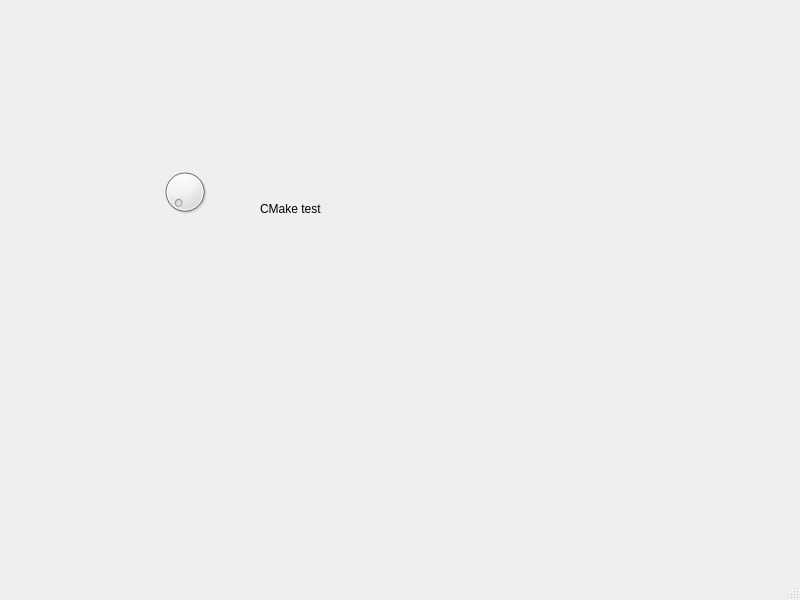
<?xml version="1.0" encoding="UTF-8"?>
<ui version="4.0">
 <class>MainWindow</class>
 <widget class="QMainWindow" name="MainWindow">
  <property name="geometry">
   <rect>
    <x>0</x>
    <y>0</y>
    <width>800</width>
    <height>600</height>
   </rect>
  </property>
  <property name="windowTitle">
   <string>MainWindow</string>
  </property>
  <widget class="QWidget" name="centralwidget">
   <widget class="QDial" name="dial">
    <property name="geometry">
     <rect>
      <x>160</x>
      <y>160</y>
      <width>50</width>
      <height>64</height>
     </rect>
    </property>
   </widget>
   <widget class="QLabel" name="label">
    <property name="geometry">
     <rect>
      <x>260</x>
      <y>200</y>
      <width>91</width>
      <height>17</height>
     </rect>
    </property>
    <property name="text">
     <string>CMake test</string>
    </property>
   </widget>
  </widget>
  <widget class="QMenuBar" name="menubar">
   <property name="geometry">
    <rect>
     <x>0</x>
     <y>0</y>
     <width>800</width>
     <height>22</height>
    </rect>
   </property>
  </widget>
  <widget class="QStatusBar" name="statusbar"/>
 </widget>
 <resources/>
 <connections/>
</ui>
